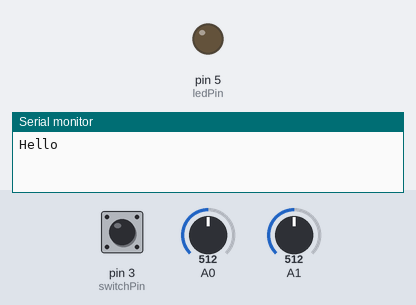
A sketch run on a simulated Arduino Uno, built with avr-gcc and run on an emulated ATmega328P. On the bench: output pins drawn as LEDs (lit = HIGH), the last lines printed to the serial monitor. Inputs (shaded band) come from the test bench; at power-on: pin 3 (switchPin) LOW, A0 = 512, A1 = 512.

Above: at 3.2 s.
3.3 s: pin 3 (switchPin) pulled HIGH for 0.15 s
At 4.4 s:
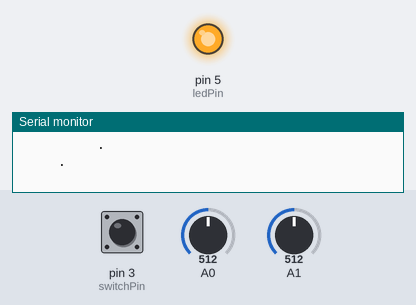
7.9 s: pin 3 (switchPin) pulled HIGH for 1 s
At 8.8 s:
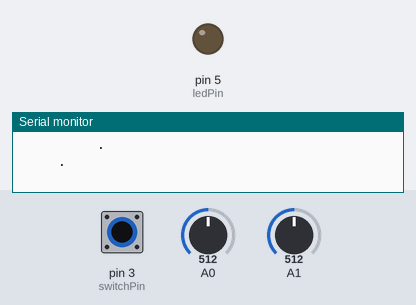
10.4 s: pin 3 (switchPin) pulled HIGH for 3.2 s
At 11.0 s:
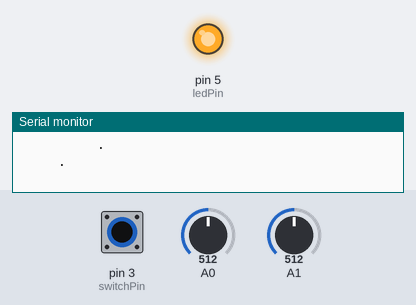
18.1 s: pin 3 (switchPin) pulsed HIGH 2 times (0.12 s each, 0.3 s apart)
At 18.28 s:
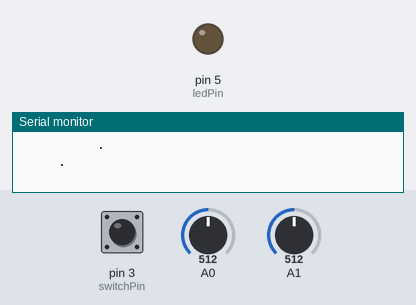
Timing chart, 0 to 21.1 s (numbered marks = the images above; inputs shaded):
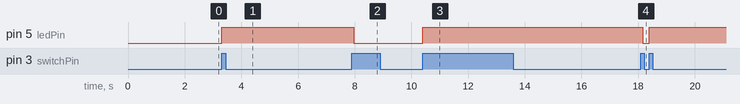

The sketch:

joystick_display_on_screen.ino
```cpp
/*
 * Olympia Axelou
 * 14 September 2016
 *
 * Joystick basic 'game'!
 * Moving joystick and a dot following the movement on laptop screen
 *
 */

 //set pin numbers for switch, joystick axes, and LED:
 const int switchPin = 3; //switch to turn on and off mouse control
 const int xAxis = A0; //joystick X axis
 const int yAxes = A1; //joystick Y axis
 const int ledPin = 5; //Mouse control LED

 //parameters fir reading the joystick:
 int range = 12; //output range of X or Y movement
 int responseDelay = 100; //response delay of the mouse, in ms
 int threshold = range / 4; //resting threshold
 int center = range / 2; //resting position value

 boolean mouseIsActive = false; //whether or not to control the mouse
 int lastSwitchState = LOW; //previoys swith state

 void setup() {
  pinMode( switchPin, INPUT); //the switch pin
  pinMode( ledPin, OUTPUT); //the LED pin

  Serial.begin(9600);
  Serial.println("Hello");
  delay(2000);
}

void loop() {
  //read the switch:
  int switchState = digitalRead( switchPin );
  //if it's changed and it's high, toggle the ouse state:
  if( switchState != lastSwitchState ){
    if( switchState == HIGH ){
      mouseIsActive = !mouseIsActive;
      //turn on LED to mouseIsActive
      digitalWrite (ledPin, mouseIsActive);
    }
  }
  //save switch state for next comparison:
  lastSwitchState = switchState;

  //read and scale the two axes:
  int xReading = readAxis (A0);
  int yReading = readAxis (A1);

  //if the mouse control state is active, move the mouse:
  if( mouseIsActive){
    /*Serial.print(". ");
    for(int i=0; i<14; i++){
      Serial.print(" . ");
    }

    Serial.println();
    */
    for(int i=-6; i<=6; i++){
      Serial.print("          . ");
      for(int j=-6; j<=6; j++){
        if(xReading == i && yReading == -j){
          Serial.print(" * ");
        }
        else{
          Serial.print("   ");
        }
      }
      Serial.println(" .");
    }

    delay(responseDelay);
  }
}
/*
 * reads an axis (0 or 1 for x or y) and scales the
 * analog input range to a range from 0 to <range>
 */

int readAxis(int thisAxis){
  //read the analog input:
  int reading = analogRead(thisAxis);

  //map the reading from the analog input range to the output range:
  reading = map(reading, 0, 1023, 0, range);

  //if the output reading is outside from the
  //rest position threshold, use it:
  int distance = reading - center;

  if(abs(distance) < threshold) {
    distance = 0;
  }

  //return the distance dor this axis:
  return distance;
}
```

Measured:
- after the input at 3.3 s, pin 5 (ledPin): LOW → HIGH at once
- after the input at 7.9 s, pin 5 (ledPin): HIGH → LOW after 0.06 s
- after the input at 10.4 s, pin 5 (ledPin): LOW → HIGH at once
- after the input at 18.1 s, pin 5 (ledPin): HIGH → LOW after 0.06 s, → HIGH 0.24 s later
